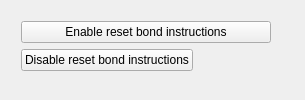
            <widget class="QWidget" name="page_22">
             <property name="geometry">
              <rect>
               <x>0</x>
               <y>0</y>
               <width>303</width>
               <height>100</height>
              </rect>
             </property>
             <attribute name="label">
              <string>Disable/enable all reset bond instructions</string>
             </attribute>
             <layout class="QGridLayout" name="gridLayout_18">
              <item row="0" column="0">
               <layout class="QVBoxLayout" name="verticalLayout_23">
                <property name="leftMargin">
                 <number>10</number>
                </property>
                <property name="topMargin">
                 <number>10</number>
                </property>
                <property name="rightMargin">
                 <number>10</number>
                </property>
                <property name="bottomMargin">
                 <number>10</number>
                </property>
                <item>
                 <layout class="QHBoxLayout" name="horizontalLayout_35">
                  <item>
                   <widget class="QPushButton" name="armRBBut">
                    <property name="minimumSize">
                     <size>
                      <width>250</width>
                      <height>0</height>
                     </size>
                    </property>
                    <property name="maximumSize">
                     <size>
                      <width>250</width>
                      <height>16777215</height>
                     </size>
                    </property>
                    <property name="text">
                     <string>Enable reset bond instructions</string>
                    </property>
                   </widget>
                  </item>
                  <item>
                   <widget class="QLabel" name="armRBLab">
                    <property name="text">
                     <string/>
                    </property>
                   </widget>
                  </item>
                 </layout>
                </item>
                <item>
                 <layout class="QHBoxLayout" name="horizontalLayout_34">
                  <item>
                   <widget class="QPushButton" name="disarmRBBut">
                    <property name="maximumSize">
                     <size>
                      <width>250</width>
                      <height>16777215</height>
                     </size>
                    </property>
                    <property name="text">
                     <string>Disable reset bond instructions</string>
                    </property>
                   </widget>
                  </item>
                  <item>
                   <widget class="QLabel" name="disarmRBLab">
                    <property name="text">
                     <string/>
                    </property>
                   </widget>
                  </item>
                 </layout>
                </item>
                <item>
                 <spacer name="verticalSpacer_28">
                  <property name="orientation">
                   <enum>Qt::Vertical</enum>
                  </property>
                  <property name="sizeHint" stdset="0">
                   <size>
                    <width>20</width>
                    <height>40</height>
                   </size>
                  </property>
                 </spacer>
                </item>
               </layout>
              </item>
             </layout>
            </widget>
